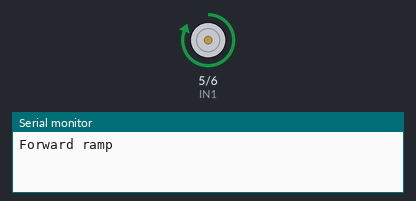
Bench run of a sketch on a simulated Arduino Uno, built with avr-gcc and run on an emulated ATmega328P. On the bench: motor-driver pin pairs drawn as motors (green arrow = first pin HIGH = forward, orange = second pin HIGH = backward, longer = more drive, scaled by the enable pin), the last lines printed to the serial monitor.

Above: at 1.7 s.
At 4.3 s:
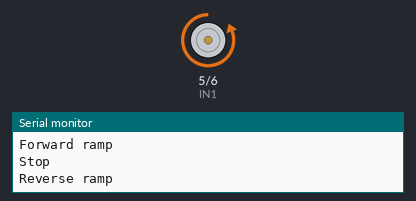
At 5.1 s:
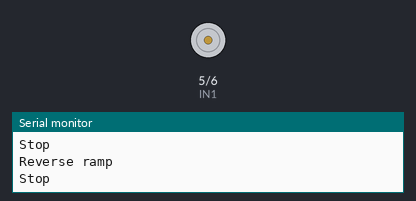
Timing chart, 0 to 7.3 s (numbered marks = the images above):
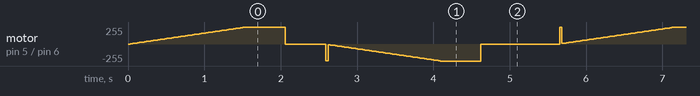

The sketch:

HBridge-tester.ino
```cpp
// Bidirectional N20 motor test - L298N driver
const int IN1 = 5;
const int IN2 = 6;
const int ENA = 9;

void driveMotor(int speed) { // speed: -255 to 255
  if (speed > 0) {
    digitalWrite(IN1, HIGH);
    digitalWrite(IN2, LOW);
  } else if (speed < 0) {
    digitalWrite(IN1, LOW);
    digitalWrite(IN2, HIGH);
  } else {
    digitalWrite(IN1, LOW);
    digitalWrite(IN2, LOW); // coast; HIGH,HIGH = brake
  }
  analogWrite(ENA, abs(speed));
}

void setup() {
  Serial.begin(115200);
  pinMode(IN1, OUTPUT);
  pinMode(IN2, OUTPUT);
  pinMode(ENA, OUTPUT);
}

void loop() {
  Serial.println("Forward ramp");
  for (int s = 0; s <= 255; s += 5) { driveMotor(s); delay(30); }
  delay(500);

  Serial.println("Stop");
  driveMotor(0);
  delay(500);

  Serial.println("Reverse ramp");
  for (int s = 0; s >= -255; s -= 5) { driveMotor(s); delay(30); }
  delay(500);

  Serial.println("Stop");
  driveMotor(0);
  delay(1000);
}
```

Measured:
- by itself, motor on pin 5 (IN1) / pin 6 (IN2): moves between backward 255/255 and forward 255/255, repeating every 5.6 s
